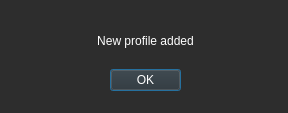
<?xml version="1.0" encoding="UTF-8"?>
<ui version="4.0">
 <class>Dialog</class>
 <widget class="QDialog" name="Dialog">
  <property name="geometry">
   <rect>
    <x>0</x>
    <y>0</y>
    <width>288</width>
    <height>113</height>
   </rect>
  </property>
  <property name="palette">
   <palette>
    <active>
     <colorrole role="WindowText">
      <brush brushstyle="SolidPattern">
       <color alpha="255">
        <red>255</red>
        <green>255</green>
        <blue>255</blue>
       </color>
      </brush>
     </colorrole>
     <colorrole role="Button">
      <brush brushstyle="SolidPattern">
       <color alpha="255">
        <red>45</red>
        <green>45</green>
        <blue>45</blue>
       </color>
      </brush>
     </colorrole>
     <colorrole role="Text">
      <brush brushstyle="SolidPattern">
       <color alpha="255">
        <red>255</red>
        <green>255</green>
        <blue>255</blue>
       </color>
      </brush>
     </colorrole>
     <colorrole role="ButtonText">
      <brush brushstyle="SolidPattern">
       <color alpha="255">
        <red>255</red>
        <green>255</green>
        <blue>255</blue>
       </color>
      </brush>
     </colorrole>
     <colorrole role="Base">
      <brush brushstyle="SolidPattern">
       <color alpha="255">
        <red>45</red>
        <green>45</green>
        <blue>45</blue>
       </color>
      </brush>
     </colorrole>
     <colorrole role="Window">
      <brush brushstyle="SolidPattern">
       <color alpha="255">
        <red>45</red>
        <green>45</green>
        <blue>45</blue>
       </color>
      </brush>
     </colorrole>
     <colorrole role="PlaceholderText">
      <brush brushstyle="SolidPattern">
       <color alpha="128">
        <red>255</red>
        <green>255</green>
        <blue>255</blue>
       </color>
      </brush>
     </colorrole>
    </active>
    <inactive>
     <colorrole role="WindowText">
      <brush brushstyle="SolidPattern">
       <color alpha="255">
        <red>255</red>
        <green>255</green>
        <blue>255</blue>
       </color>
      </brush>
     </colorrole>
     <colorrole role="Button">
      <brush brushstyle="SolidPattern">
       <color alpha="255">
        <red>45</red>
        <green>45</green>
        <blue>45</blue>
       </color>
      </brush>
     </colorrole>
     <colorrole role="Text">
      <brush brushstyle="SolidPattern">
       <color alpha="255">
        <red>255</red>
        <green>255</green>
        <blue>255</blue>
       </color>
      </brush>
     </colorrole>
     <colorrole role="ButtonText">
      <brush brushstyle="SolidPattern">
       <color alpha="255">
        <red>255</red>
        <green>255</green>
        <blue>255</blue>
       </color>
      </brush>
     </colorrole>
     <colorrole role="Base">
      <brush brushstyle="SolidPattern">
       <color alpha="255">
        <red>45</red>
        <green>45</green>
        <blue>45</blue>
       </color>
      </brush>
     </colorrole>
     <colorrole role="Window">
      <brush brushstyle="SolidPattern">
       <color alpha="255">
        <red>45</red>
        <green>45</green>
        <blue>45</blue>
       </color>
      </brush>
     </colorrole>
     <colorrole role="PlaceholderText">
      <brush brushstyle="SolidPattern">
       <color alpha="128">
        <red>255</red>
        <green>255</green>
        <blue>255</blue>
       </color>
      </brush>
     </colorrole>
    </inactive>
    <disabled>
     <colorrole role="WindowText">
      <brush brushstyle="SolidPattern">
       <color alpha="255">
        <red>255</red>
        <green>255</green>
        <blue>255</blue>
       </color>
      </brush>
     </colorrole>
     <colorrole role="Button">
      <brush brushstyle="SolidPattern">
       <color alpha="255">
        <red>45</red>
        <green>45</green>
        <blue>45</blue>
       </color>
      </brush>
     </colorrole>
     <colorrole role="Text">
      <brush brushstyle="SolidPattern">
       <color alpha="255">
        <red>255</red>
        <green>255</green>
        <blue>255</blue>
       </color>
      </brush>
     </colorrole>
     <colorrole role="ButtonText">
      <brush brushstyle="SolidPattern">
       <color alpha="255">
        <red>255</red>
        <green>255</green>
        <blue>255</blue>
       </color>
      </brush>
     </colorrole>
     <colorrole role="Base">
      <brush brushstyle="SolidPattern">
       <color alpha="255">
        <red>45</red>
        <green>45</green>
        <blue>45</blue>
       </color>
      </brush>
     </colorrole>
     <colorrole role="Window">
      <brush brushstyle="SolidPattern">
       <color alpha="255">
        <red>45</red>
        <green>45</green>
        <blue>45</blue>
       </color>
      </brush>
     </colorrole>
     <colorrole role="PlaceholderText">
      <brush brushstyle="SolidPattern">
       <color alpha="128">
        <red>255</red>
        <green>255</green>
        <blue>255</blue>
       </color>
      </brush>
     </colorrole>
    </disabled>
   </palette>
  </property>
  <property name="windowTitle">
   <string>Dialog</string>
  </property>
  <property name="modal">
   <bool>true</bool>
  </property>
  <widget class="QDialogButtonBox" name="buttonBox">
   <property name="geometry">
    <rect>
     <x>110</x>
     <y>60</y>
     <width>71</width>
     <height>41</height>
    </rect>
   </property>
   <property name="palette">
    <palette>
     <active>
      <colorrole role="WindowText">
       <brush brushstyle="SolidPattern">
        <color alpha="255">
         <red>255</red>
         <green>255</green>
         <blue>255</blue>
        </color>
       </brush>
      </colorrole>
      <colorrole role="Button">
       <brush brushstyle="SolidPattern">
        <color alpha="255">
         <red>45</red>
         <green>45</green>
         <blue>45</blue>
        </color>
       </brush>
      </colorrole>
      <colorrole role="Text">
       <brush brushstyle="SolidPattern">
        <color alpha="255">
         <red>255</red>
         <green>255</green>
         <blue>255</blue>
        </color>
       </brush>
      </colorrole>
      <colorrole role="ButtonText">
       <brush brushstyle="SolidPattern">
        <color alpha="255">
         <red>255</red>
         <green>255</green>
         <blue>255</blue>
        </color>
       </brush>
      </colorrole>
      <colorrole role="Base">
       <brush brushstyle="SolidPattern">
        <color alpha="255">
         <red>45</red>
         <green>45</green>
         <blue>45</blue>
        </color>
       </brush>
      </colorrole>
      <colorrole role="Window">
       <brush brushstyle="SolidPattern">
        <color alpha="255">
         <red>45</red>
         <green>45</green>
         <blue>45</blue>
        </color>
       </brush>
      </colorrole>
      <colorrole role="PlaceholderText">
       <brush brushstyle="SolidPattern">
        <color alpha="128">
         <red>255</red>
         <green>255</green>
         <blue>255</blue>
        </color>
       </brush>
      </colorrole>
     </active>
     <inactive>
      <colorrole role="WindowText">
       <brush brushstyle="SolidPattern">
        <color alpha="255">
         <red>255</red>
         <green>255</green>
         <blue>255</blue>
        </color>
       </brush>
      </colorrole>
      <colorrole role="Button">
       <brush brushstyle="SolidPattern">
        <color alpha="255">
         <red>45</red>
         <green>45</green>
         <blue>45</blue>
        </color>
       </brush>
      </colorrole>
      <colorrole role="Text">
       <brush brushstyle="SolidPattern">
        <color alpha="255">
         <red>255</red>
         <green>255</green>
         <blue>255</blue>
        </color>
       </brush>
      </colorrole>
      <colorrole role="ButtonText">
       <brush brushstyle="SolidPattern">
        <color alpha="255">
         <red>255</red>
         <green>255</green>
         <blue>255</blue>
        </color>
       </brush>
      </colorrole>
      <colorrole role="Base">
       <brush brushstyle="SolidPattern">
        <color alpha="255">
         <red>45</red>
         <green>45</green>
         <blue>45</blue>
        </color>
       </brush>
      </colorrole>
      <colorrole role="Window">
       <brush brushstyle="SolidPattern">
        <color alpha="255">
         <red>45</red>
         <green>45</green>
         <blue>45</blue>
        </color>
       </brush>
      </colorrole>
      <colorrole role="PlaceholderText">
       <brush brushstyle="SolidPattern">
        <color alpha="128">
         <red>255</red>
         <green>255</green>
         <blue>255</blue>
        </color>
       </brush>
      </colorrole>
     </inactive>
     <disabled>
      <colorrole role="WindowText">
       <brush brushstyle="SolidPattern">
        <color alpha="255">
         <red>255</red>
         <green>255</green>
         <blue>255</blue>
        </color>
       </brush>
      </colorrole>
      <colorrole role="Button">
       <brush brushstyle="SolidPattern">
        <color alpha="255">
         <red>45</red>
         <green>45</green>
         <blue>45</blue>
        </color>
       </brush>
      </colorrole>
      <colorrole role="Text">
       <brush brushstyle="SolidPattern">
        <color alpha="255">
         <red>255</red>
         <green>255</green>
         <blue>255</blue>
        </color>
       </brush>
      </colorrole>
      <colorrole role="ButtonText">
       <brush brushstyle="SolidPattern">
        <color alpha="255">
         <red>255</red>
         <green>255</green>
         <blue>255</blue>
        </color>
       </brush>
      </colorrole>
      <colorrole role="Base">
       <brush brushstyle="SolidPattern">
        <color alpha="255">
         <red>45</red>
         <green>45</green>
         <blue>45</blue>
        </color>
       </brush>
      </colorrole>
      <colorrole role="Window">
       <brush brushstyle="SolidPattern">
        <color alpha="255">
         <red>45</red>
         <green>45</green>
         <blue>45</blue>
        </color>
       </brush>
      </colorrole>
      <colorrole role="PlaceholderText">
       <brush brushstyle="SolidPattern">
        <color alpha="128">
         <red>255</red>
         <green>255</green>
         <blue>255</blue>
        </color>
       </brush>
      </colorrole>
     </disabled>
    </palette>
   </property>
   <property name="orientation">
    <enum>Qt::Horizontal</enum>
   </property>
   <property name="standardButtons">
    <set>QDialogButtonBox::Ok</set>
   </property>
  </widget>
  <widget class="QLabel" name="label_modal">
   <property name="geometry">
    <rect>
     <x>50</x>
     <y>20</y>
     <width>191</width>
     <height>41</height>
    </rect>
   </property>
   <property name="text">
    <string>New profile added</string>
   </property>
   <property name="alignment">
    <set>Qt::AlignCenter</set>
   </property>
  </widget>
 </widget>
 <resources/>
 <connections>
  <connection>
   <sender>buttonBox</sender>
   <signal>accepted()</signal>
   <receiver>Dialog</receiver>
   <slot>accept()</slot>
   <hints>
    <hint type="sourcelabel">
     <x>248</x>
     <y>254</y>
    </hint>
    <hint type="destinationlabel">
     <x>157</x>
     <y>274</y>
    </hint>
   </hints>
  </connection>
  <connection>
   <sender>buttonBox</sender>
   <signal>rejected()</signal>
   <receiver>Dialog</receiver>
   <slot>reject()</slot>
   <hints>
    <hint type="sourcelabel">
     <x>316</x>
     <y>260</y>
    </hint>
    <hint type="destinationlabel">
     <x>286</x>
     <y>274</y>
    </hint>
   </hints>
  </connection>
 </connections>
</ui>
